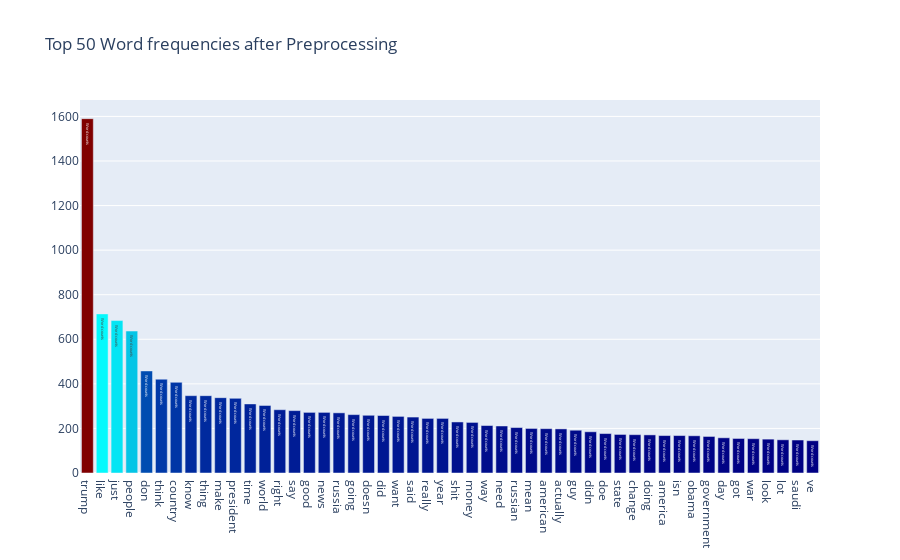

Source (notebook cell):
### Code cell
feature_names = tf_vectorizer.get_feature_names()
count_vec = np.asarray(tf.sum(axis=0)).ravel()
zipped = list(zip(feature_names, count_vec))
x, y = (list(x) for x in zip(*sorted(zipped, key=lambda x: x[1], reverse=True)))
# Now I want to extract out on the top 15 and bottom 15 words
Y = np.concatenate([y[0:15], y[-16:-1]])
X = np.concatenate([x[0:15], x[-16:-1]])

# Plotting the top 50 words
data = [go.Bar(
            x = x[0:50],
            y = y[0:50],
            marker= dict(colorscale='Jet',
                         color = y[0:50]
                        ),
            text='Word counts'
    )]

layout = go.Layout(
    title='Top 50 Word frequencies after Preprocessing'
)

fig = go.Figure(data=data, layout=layout)

py.iplot(fig, filename='basic-bar')

### Figure 1 — Plotly figure (JSON) as saved in the notebook; plotly's stock layout.template omitted (floating-point values rounded to 4 significant figures)
{"data": [{"marker": {"color": [1590, 714, 684, 637, 458, 421, 407, 347, 347, 338, 335, 310, 303, 284, 280, 272, 272, 270, 262, 259, 258, 254, 251, 245, 245, 229, 227, 213, 211, 204, 200, 199, 198, 192, 185, 177, 173, 172, 171, 168, 168, 167, 164, 158, 155, 154, 152, 149, 148, 145], "colorscale": [[0, "rgb(0,0,131)"], [0.2, "rgb(0,60,170)"], [0.4, "rgb(5,255,255)"], [0.6, "rgb(255,255,0)"], [0.8, "rgb(250,0,0)"], [1, "rgb(128,0,0)"]]}, "text": "Word counts", "type": "bar", "x": ["trump", "like", "just", "people", "don", "think", "country", "know", "thing", "make", "president", "time", "world", "right", "say", "good", "news", "russia", "going", "doesn", "did", "want", "said", "really", "year", "shit", "money", "way", "need", "russian", "mean", "american", "actually", "guy", "didn", "doe", "state", "change", "doing", "america", "isn", "obama", "government", "day", "got", "war", "look", "lot", "saudi", "ve"], "y": [1590, 714, 684, 637, 458, 421, 407, 347, 347, 338, 335, 310, 303, 284, 280, 272, 272, 270, 262, 259, 258, 254, 251, 245, 245, 229, 227, 213, 211, 204, 200, 199, 198, 192, 185, 177, 173, 172, 171, 168, 168, 167, 164, 158, 155, 154, 152, 149, 148, 145]}], "layout": {"title": {"text": "Top 50 Word frequencies after Preprocessing"}}}
